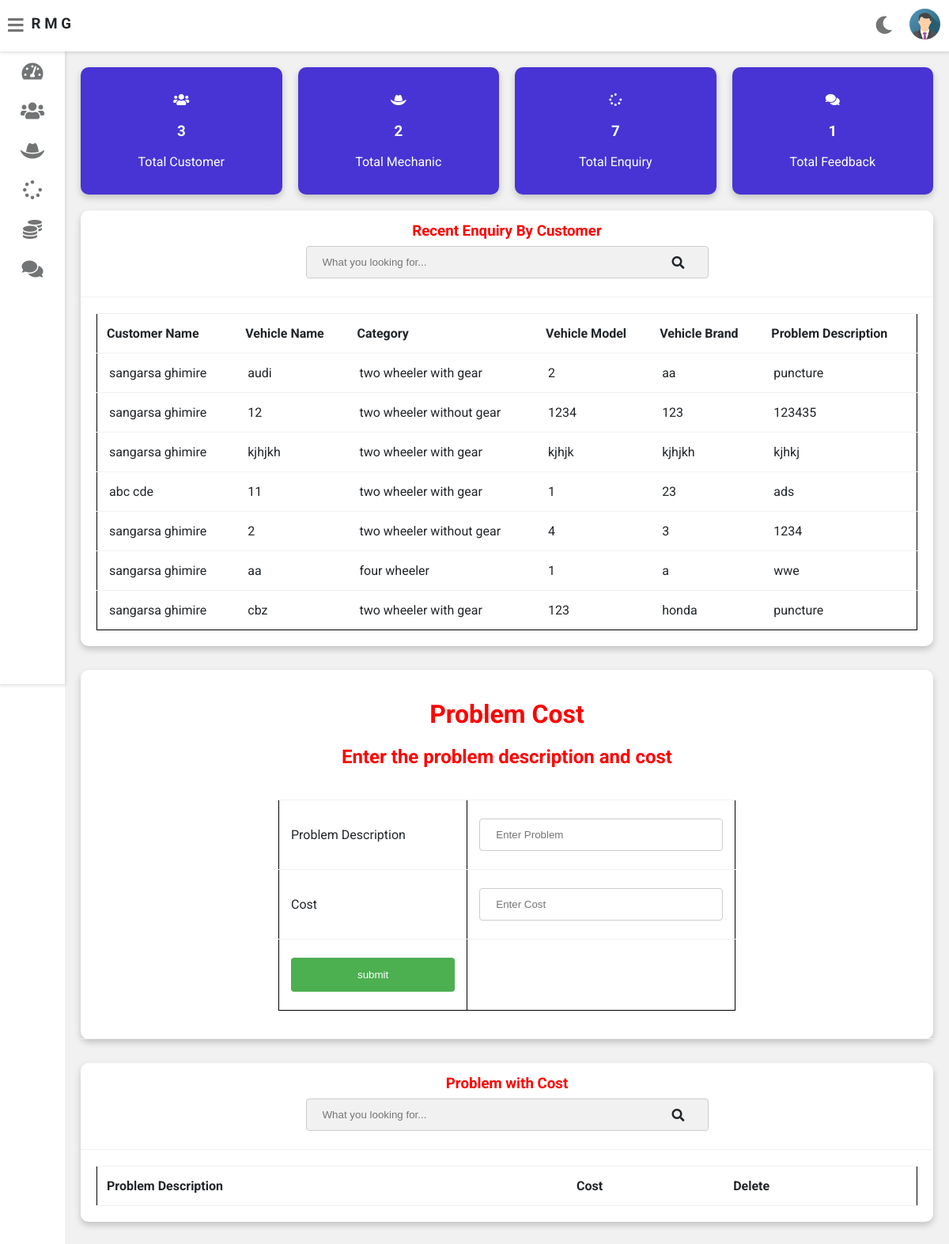
Page /admin-dashboard (signed in) on the committed database.
### vehicle/models.py (models this page shows, shortened)
class Customer(models.Model):
    user=models.OneToOneField(User,on_delete=models.CASCADE)
    profile_pic= models.ImageField(upload_to='profile_pic/CustomerProfilePic/',null=True,blank=True)
    address = models.CharField(max_length=40)
    mobile = models.CharField(max_length=20,null=False)
    @property
    def get_name(self):
        return self.user.first_name+" "+self.user.last_name

class Request(models.Model):
    cat=(('two wheeler with gear','two wheeler with gear'),('two wheeler without gear','two wheeler without gear'),('three wheeler','three wheeler'),('four wheeler','four wheeler'))
    category=models.CharField(max_length=50,choices=cat)
    vehicle_no=models.PositiveIntegerField(null=False)
    vehicle_name = models.CharField(max_length=40,null=False)
    vehicle_model = models.CharField(max_length=40,null=False)
    vehicle_brand = models.CharField(max_length=40,null=False)
    problem_description = models.CharField(max_length=500,null=False)
    date=models.DateField(auto_now=True)
    cost=models.PositiveIntegerField(null=True)
    customer=models.ForeignKey('Customer', on_delete=models.CASCADE,null=True)
    mechanic=models.ForeignKey('Mechanic',on_delete=models.CASCADE,null=True)
    stat=(('Pending','Pending'),('Approved','Approved'),('Repairing','Repairing'),('Repairing Done','Repairing Done'),('Released','Released'))
    status=models.CharField(max_length=50,choices=stat,default='Pending',null=True)

### vehicle/views.py (the view)
# urls.py: path('admin-dashboard', views.admin_dashboard_view,name='admin-dashboard'),
@login_required(login_url='adminlogin')
def admin_dashboard_view(request):
    enquiry=models.Request.objects.all().order_by('-id')
    customers=[]
    for enq in enquiry:
        customer=models.Customer.objects.get(id=enq.customer_id)
        customers.append(customer)
    pro = problemcost.objects.all().order_by("Cost")
    dict={
    'problem': pro,
    'total_customer':models.Customer.objects.all().count(),
    'total_mechanic':models.Mechanic.objects.all().count(),
    'total_request':models.Request.objects.all().count(),
    'total_feedback':models.Feedback.objects.all().count(),
    'data':zip(customers,enquiry),
    }
    return render(request,'vehicle/admin_dashboard.html',context=dict)

### templates/vehicle/admin_dashboard.html (shortened to what this page needs)
{% extends 'vehicle/adminbase.html' %}
{% load static %}
{% block content %}
<head>
</head>
	<div class="wrapper">
		<div class="row">
			<div class="col-3 col-m-6 col-sm-6">
				<div class="counter bg-primary">
					<p>
						<i class="fas fa-users"></i>
					</p>
					<h3>{{total_customer}}</h3>
					<p>Total Customer</p>
				</div>
			</div>
			<div class="col-3 col-m-6 col-sm-6">
				<div class="counter bg-primary">
					<p>
						<i class="fas fa-hat-cowboy"></i>
					</p>
					<h3>{{total_mechanic}}</h3>
					<p>Total Mechanic</p>
				</div>
			</div>
			<div class="col-3 col-m-6 col-sm-6">
				<div class="counter bg-primary">
					<p>
						<i class="fas fa-spinner"></i>
					</p>
					<h3>{{total_request}}</h3>
					<p>Total Enquiry</p>
				</div>
			</div>
			<div class="col-3 col-m-6 col-sm-6">
				<div class="counter bg-primary">
					<p>
						<i class="fas fa-comments"></i>
					</p>
					<h3>{{total_feedback}}</h3>
					<p>Total Feedback</p>
				</div>
			</div>
		</div>
		<div class="row">
			<div class="col-12 col-m-12 col-sm-12">
				<div class="card">
					<div class="card-header">
						<h3 style="color:red; text-align:center" >Recent Enquiry By Customer
						</h3>
						<form class="navbar-search">
						<input type="text" name="Search" id="Search1" class="navbar-search-input" placeholder="What you looking for...">
						<i class="fas fa-search"></i>
						</form>
					</div>
					<div class="card-content">
						<table id="myTable1">
							<thead>
								<tr>
									<th>Customer Name</th>
									<th>Vehicle Name</th>
									<th>Category</th>
									<th>Vehicle Model</th>
									<th>Vehicle Brand</th>
									<th>Problem Description</th>
								</tr>
							</thead>
							<tbody>
								{% for c,r in data %}
								<tr>
									<td> {{c.get_name}}</td>
									<td> {{r.vehicle_name}}</td>
									<td>{{r.category}}</td>
									<td>{{r.vehicle_model}}</td>
									<td>{{r.vehicle_brand}}</td>
									<td>{{r.problem_description}}</td>
								</tr>
								{% endfor %}
							</tbody>
						</table>
					</div>
				</div>
			</div>
		</div>
<div>
	<div class="row">
			<div class="col-12 col-m-12 col-sm-12">
				<div class="card">
					<div class="card-header">
    <h1 style="color:red; text-align:center;">Problem Cost</h1>
						<h2 style="color:red; text-align:center;">Enter the problem description and cost</h2>
	<div class="card-content">
  		<form method="post" action="{% url 'create-problemcost' %}" style="margin-left:200px;margin-right:200px;">
	  	<center>
	  	<table border="2px">
		  	<tr>
			  	<td>Problem Description</td>
			  	<td><input type="text" placeholder="Enter Problem" name="ProblemDescription"></td>
		  	</tr>
		  	<tr>
			  	<td>Cost</td>
			  	<td><input type="text" placeholder="Enter Cost" name="Cost"></td>
		  	</tr>
		  	<tr>
			  	<td><input type="submit" value="submit"></td>
			  	<td></td>
		  	</tr>
	  	</table>
	  	</center>
  	</form>
	</div>
					</div>
				</div>
			</div>
	</div>
</div>
		<div class="row">
			<div class="col-12 col-m-12 col-sm-12">
				<div class="card">
					<div class="card-header">
						<h3 style="color:red; text-align:center" >Problem with Cost
						</h3>
						<form class="navbar-search">
						<input type="text" name="Search" id="Search" class="navbar-search-input" placeholder="What you looking for...">
						<i class="fas fa-search"></i>
						</form>
					</div>
					<div class="card-content">
						<table id="myTable">
							<thead>
								<tr>
									<th>Problem Description</th>
									<th>Cost</th>
									<th>Delete</th>
								</tr>
							</thead>
						</table>
					</div>
				</div>
			</div>
		</div>
  <br><br><br><br><br><br>
	</div>
{% endblock content %}

### static/style.css (style rules this page uses)
:root { --primary-color: #4834d4; --success-color: #6ab04c; --warning-color: #f0932b; --danger-color: #eb4d4b; --light-color: #212529; --light-second-color: #727475; --light-background: #ffffff; --light-second-background: #f1f1f1; --dark-color: #909090; --dark-second-color: #f5f6fa; --dark-background: #23242D; --dark-second-background: #181818; }
.light { --main-bg-color: var(--light-background); --second-bg-color: var(--light-second-background); --main-color: var(--light-color); --second-color: var(--light-second-color); }
.bg-primary { background: var(--primary-color); }
* { box-sizing: border-box; }
body { font-family: 'Roboto', sans-serif; background: var(--main-bg-color); color: var(--main-color); margin: 0; }
.navbar-search { position: relative; margin: auto; width: 50%; }
.navbar-search input { background: var(--second-bg-color); border: none; padding: 12px 50px 12px 50px; width: 100%; outline: none; color: var(--main-color); border-radius: 20px; }
.navbar-search i { position: absolute; top: 50%; right: 20px; transform: translateY(-50%); color: var(--second-color); cursor: pointer; }
.wrapper { padding: 10px; margin-left: 82px; padding-top: 75px; background: var(--second-bg-color); transition: margin-left .5s; }
.row { display: flex; flex-wrap: wrap; flex-direction: row; }
.row:after, .row:before { box-sizing: border-box; }
[class*="col-"] { padding: 10px; }
@media only screen and (min-width: 600px) { .col-sm-6 { width: 50%; } }
@media only screen and (min-width: 600px) { .col-sm-12 { width: 100%; } }
@media only screen and (min-width: 768px) { .col-m-6 { width: 50%; } }
@media only screen and (min-width: 768px) { .col-m-12 { width: 100%; } }
@media only screen and (min-width: 992px) { .col-3 { width: 25%; } }
@media only screen and (min-width: 992px) { .col-12 { width: 100%; } }
.counter { padding: 16px; text-align: center; color: #fff; border-radius: 10px; box-shadow: 0 4px 8px 0 rgba(0,0,0,0.2); }
.card { background: var(--main-bg-color); color: var(--main-color); border-radius: 10px; margin-bottom: 10px; box-shadow: 0 4px 8px 0 rgba(0,0,0,0.2); }
.card-header { padding: 15px 30px; border-bottom: 1px solid var(--second-bg-color); position: relative; }
.card-header i { color: var(--main-color); position: absolute; right: 30px; top: 50%; transform: translateY(-50%); }
.card-header h3 { margin: 0; }
.card-content { padding: 20px; overflow-x: auto; }
table { border-collapse: collapse; border: 1px solid black; width: 100%; }
table td { border-top: 1px solid var(--second-bg-color); padding: 15px; }
table th { border-top: 1px solid var(--second-bg-color); border-bottom: 1px solid var(--second-bg-color); padding: 15px 12px; text-align: left; }

### templates/vehicle/admin_dashboard.html (style rules this page uses)
input[type=text], select,input[type=number] , textarea { width: 100%; padding: 12px 20px; margin: 8px 0; display: inline-block; border: 1px solid #ccc; border-radius: 4px; box-sizing: border-box; }
input[type=submit] { width: 100%; background-color: #4CAF50; color: white; padding: 14px 20px; margin: 8px 0; border: none; border-radius: 4px; cursor: pointer; }

### rows in the picture
Customer: get_name "sangarsa ghimire", vehicle_name "audi", category "two wheeler with gear", vehicle_model "2", vehicle_brand "aa", problem_description "puncture", vehicle_name "12", category "two wheeler without gear", vehicle_model "1234", vehicle_brand "123", problem_description "123435", vehicle_name "kjhjkh", vehicle_model "kjhjk", vehicle_brand "kjhjkh", problem_description "kjhkj", vehicle_name "2", vehicle_model "4", vehicle_brand "3", problem_description "1234", vehicle_name "aa", category "four wheeler", vehicle_model "1", vehicle_brand "a", problem_description "wwe", vehicle_name "cbz", vehicle_model "123", vehicle_brand "honda"
Customer: get_name "abc cde", vehicle_name "11", category "two wheeler with gear", vehicle_model "1", vehicle_brand "23", problem_description "ads"

### other values in the picture
{{ total_customer }} "3"
{{ total_mechanic }} "2"
{{ total_request }} "7"
{{ total_feedback }} "1"
